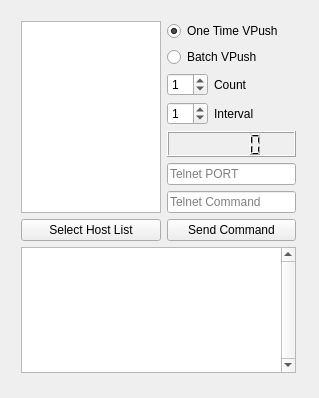
<?xml version="1.0" encoding="UTF-8"?>
<ui version="4.0">
 <class>AppMainWindow</class>
 <widget class="QMainWindow" name="AppMainWindow">
  <property name="geometry">
   <rect>
    <x>0</x>
    <y>0</y>
    <width>319</width>
    <height>398</height>
   </rect>
  </property>
  <property name="windowTitle">
   <string>Telnet Asistant V1.1</string>
  </property>
  <widget class="QWidget" name="centralWidget">
   <widget class="QWidget" name="layoutWidget">
    <property name="geometry">
     <rect>
      <x>10</x>
      <y>10</y>
      <width>297</width>
      <height>374</height>
     </rect>
    </property>
    <layout class="QGridLayout" name="gridLayout_3">
     <item row="0" column="0">
      <layout class="QGridLayout" name="gridLayout_2">
       <item row="0" column="0">
        <widget class="QListView" name="LV_hostList">
         <property name="sizePolicy">
          <sizepolicy hsizetype="Fixed" vsizetype="Fixed">
           <horstretch>0</horstretch>
           <verstretch>0</verstretch>
          </sizepolicy>
         </property>
         <property name="maximumSize">
          <size>
           <width>150</width>
           <height>200</height>
          </size>
         </property>
        </widget>
       </item>
       <item row="0" column="1">
        <layout class="QVBoxLayout" name="verticalLayout_3">
         <item>
          <layout class="QVBoxLayout" name="verticalLayout">
           <item>
            <widget class="QRadioButton" name="RB_oneTimeTel">
             <property name="cursor">
              <cursorShape>PointingHandCursor</cursorShape>
             </property>
             <property name="text">
              <string>One Time VPush</string>
             </property>
             <property name="checked">
              <bool>true</bool>
             </property>
            </widget>
           </item>
           <item>
            <widget class="QRadioButton" name="RB_batchTelnet">
             <property name="cursor">
              <cursorShape>PointingHandCursor</cursorShape>
             </property>
             <property name="text">
              <string>Batch VPush</string>
             </property>
            </widget>
           </item>
          </layout>
         </item>
         <item>
          <layout class="QGridLayout" name="gridLayout">
           <item row="0" column="0">
            <widget class="QSpinBox" name="SB_pollCount">
             <property name="value">
              <number>1</number>
             </property>
            </widget>
           </item>
           <item row="0" column="1">
            <widget class="QLabel" name="label">
             <property name="text">
              <string>Count               </string>
             </property>
            </widget>
           </item>
           <item row="1" column="0">
            <widget class="QSpinBox" name="SB_pollInterval">
             <property name="value">
              <number>1</number>
             </property>
            </widget>
           </item>
           <item row="1" column="1">
            <widget class="QLabel" name="label_2">
             <property name="text">
              <string>Interval</string>
             </property>
            </widget>
           </item>
          </layout>
         </item>
         <item>
          <layout class="QVBoxLayout" name="verticalLayout_2">
           <item>
            <widget class="QLCDNumber" name="LCD_Counter"/>
           </item>
           <item>
            <widget class="QLineEdit" name="TxB_telnetPort">
             <property name="placeholderText">
              <string>Telnet PORT</string>
             </property>
            </widget>
           </item>
           <item>
            <widget class="QLineEdit" name="TxB_telnetCommand">
             <property name="placeholderText">
              <string>Telnet Command</string>
             </property>
            </widget>
           </item>
          </layout>
         </item>
        </layout>
       </item>
       <item row="1" column="0">
        <layout class="QHBoxLayout" name="horizontalLayout">
         <item>
          <widget class="QPushButton" name="BT_openFile">
           <property name="enabled">
            <bool>true</bool>
           </property>
           <property name="text">
            <string>Select Host List</string>
           </property>
          </widget>
         </item>
        </layout>
       </item>
       <item row="1" column="1">
        <widget class="QPushButton" name="BT_cmdSend">
         <property name="enabled">
          <bool>true</bool>
         </property>
         <property name="text">
          <string>Send Command</string>
         </property>
        </widget>
       </item>
      </layout>
     </item>
     <item row="1" column="0">
      <widget class="QListView" name="LV_logLines">
       <property name="maximumSize">
        <size>
         <width>301</width>
         <height>141</height>
        </size>
       </property>
       <property name="verticalScrollBarPolicy">
        <enum>Qt::ScrollBarAlwaysOn</enum>
       </property>
      </widget>
     </item>
    </layout>
   </widget>
  </widget>
 </widget>
 <layoutdefault spacing="6" margin="11"/>
 <tabstops>
  <tabstop>LV_hostList</tabstop>
  <tabstop>RB_oneTimeTel</tabstop>
  <tabstop>RB_batchTelnet</tabstop>
  <tabstop>SB_pollCount</tabstop>
  <tabstop>SB_pollInterval</tabstop>
  <tabstop>TxB_telnetPort</tabstop>
  <tabstop>TxB_telnetCommand</tabstop>
  <tabstop>BT_cmdSend</tabstop>
  <tabstop>BT_openFile</tabstop>
  <tabstop>LV_logLines</tabstop>
 </tabstops>
 <resources/>
 <connections/>
</ui>
